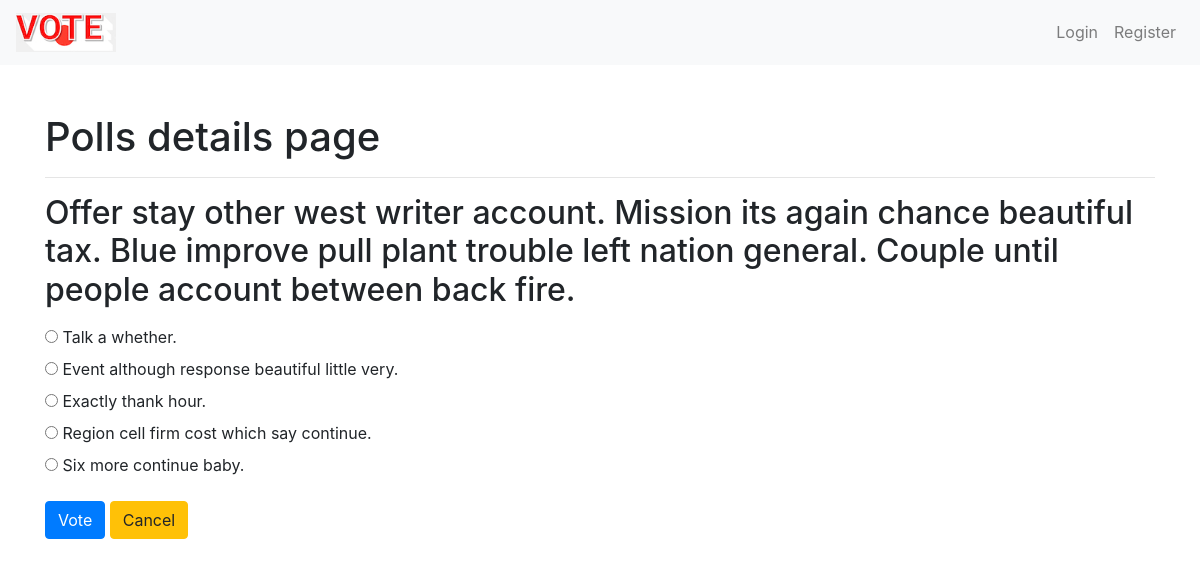
The page /polls/1/ on the database its author committed.
### polls/models.py (models this page shows, shortened)
class Poll(models.Model):
    owner = models.ForeignKey(User, on_delete=models.CASCADE)
    text = models.TextField()
    pub_date = models.DateTimeField(default=timezone.now)
    active = models.BooleanField(default=True)
    created_at = models.DateTimeField(auto_now_add=True)
    def __str__(self):
        return self.text

class Choice(models.Model):
    poll = models.ForeignKey(Poll, on_delete=models.CASCADE)
    choice_text = models.CharField(max_length=255)
    created_at = models.DateTimeField(auto_now_add=True)
    updated_at = models.DateTimeField(auto_now=True)

### polls/views.py (the view)
# urls.py: path('<int:poll_id>/', views.poll_detail, name='detail'),
def poll_detail(request, poll_id):
    poll = get_object_or_404(Poll, id=poll_id)
    if not poll.active:
        return render(request, 'polls/poll_result.html', {'poll': poll})
    loop_count = poll.choice_set.count()
    context = {
        'poll': poll,
        'loop_time': range(0, loop_count),
    }
    return render(request, 'polls/poll_detail.html', context)

### polls/templates/polls/poll_detail.html (shortened to what this page needs)
{% extends 'base.html' %}
{% block content %}
<div class="container">
    <h1>Polls details page</h1>
    <hr>
    <h2 class="mt-3 mb-3">{{ poll }}</h2>
    <form action="{% url 'polls:vote' poll.id %}" method="POST">
        {% for choice in poll.choice_set.all %}
        <input type="radio" name="choice" id="choice{{ forloop.counter }}" value="{{ choice.id }}">
        <label for="choice{{ forloop.counter }}">{{ choice.choice_text }}</label>
        <br>
        {% endfor %}
        <input type="submit" value="Vote" class="btn btn-primary mt-3">
        <a class="btn btn-warning mt-3" href="{% url 'polls:list' %}" role="button">Cancel</a>
    </form>
</div>
{% endblock content %}

### rows shown on the page
Poll: text "Offer stay other west writer account. Mission its again chance beautiful tax. Blue improve pull plant trouble left nation general. Couple until people account between back fire."
Choice: choice_text "Talk a whether."
Choice: choice_text "Event although response beautiful little very."
Choice: choice_text "Exactly thank hour."
Choice: choice_text "Region cell firm cost which say continue."
Choice: choice_text "Six more continue baby."
